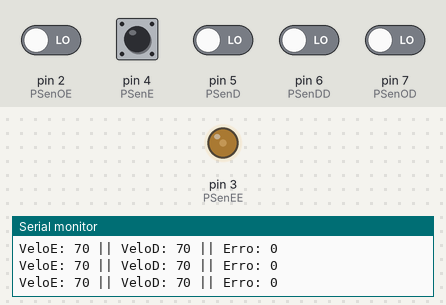
The sketch below on a simulated Arduino Uno, built with avr-gcc and run on an emulated ATmega328P. Shown: output pins drawn as LEDs (lit = HIGH), the last lines printed to the serial monitor. Inputs (shaded band) come from the test bench; at power-on: pin 2 (PSenOE), pin 4 (PSenE), pin 5 (PSenD), pin 6 (PSenDD), pin 7 (PSenOD) LOW.

Above: at 1.2 s.
1.3 s: pin 6 (PSenDD) driven HIGH
At 1.9 s:
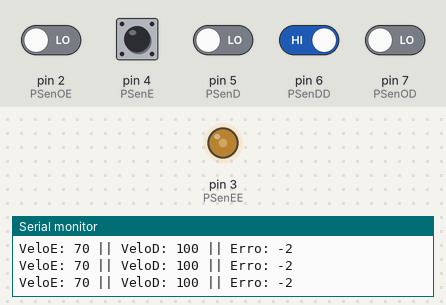
4.3 s: pin 5 (PSenD) driven HIGH
At 5.4 s:
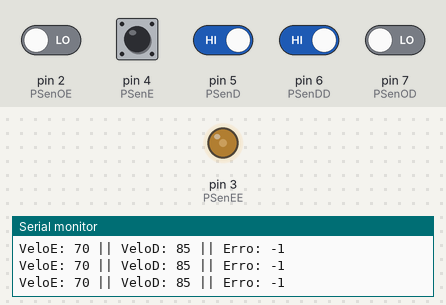
7.3 s: pin 4 (PSenE) driven HIGH and pin 6 (PSenDD) driven LOW
At 8.6 s:
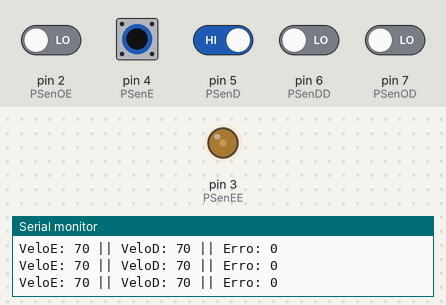
10.3 s: pin 4 (PSenE) driven LOW
At 11.6 s:
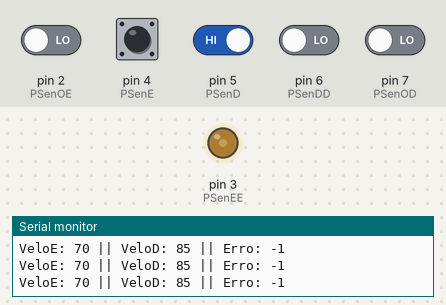
13.3 s: pin 4 (PSenE) driven HIGH
At 13.6 s:
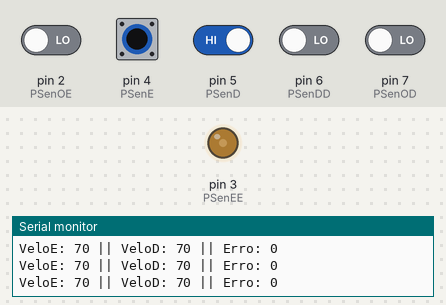
16.3 s: pin 4 (PSenE) pulsed LOW 2 times (0.12 s each, 0.3 s apart)
At 16.56 s:
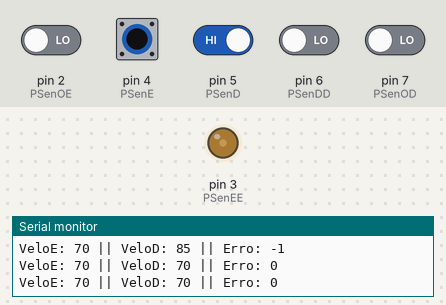
Timing chart, 0 to 19.3 s (numbered marks = the images above; inputs shaded):
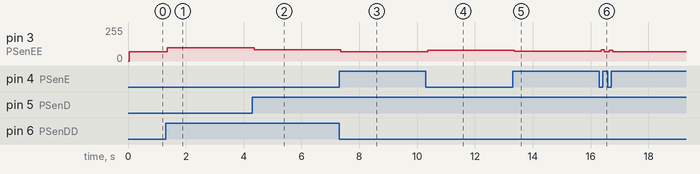

Measured:
- after the input at 1.3 s, pin 3 (PSenEE): 70/255 → 100/255 after 0.06 s
- after the input at 4.3 s, pin 3 (PSenEE): 100/255 → 85/255 after 0.06 s
- after the input at 7.3 s, pin 3 (PSenEE): 85/255 → 70/255 after 0.06 s
- after the input at 10.3 s, pin 3 (PSenEE): 70/255 → 80/255 after 0.06 s
- after the input at 13.3 s, pin 3 (PSenEE): 80/255 → 73/255 after 0.06 s
- after the input at 16.3 s, pin 3 (PSenEE): 73/255 → 85/255 after 0.06 s, → 70/255 0.12 s later, → 82/255 0.16 s later, → 70/255 0.12 s later

The sketch:

VISUALISER.ino
```cpp
#define PSenOE 2
#define PSenEE 3
#define PSenE 4
#define PSenD 5
#define PSenDD 6
#define PSenOD 7

#define Preto 0
#define Branco 1

/*
motores
*/
#define ENA 3
#define IN1 3
#define IN2 3

#define IN3 3 // motor direito
#define IN4 3
#define ENB 3
/*
pid
*/
#define Kp 15
#define Ki 0
#define Kd 0
int P = 0, I = 0, D = 0, PID = 0;
int erro = 0,erroA = 0;

int PWM = 70;
int VeloE = 0, VeloD = 0; // variaveis de velocidade que vai mandar para o motor corrigido
int SenOE, SenEE,SenE, SenD, SenDD, SenOD;
void Leitura(){
  SenOE = digitalRead(PSenOE);
  SenEE = digitalRead(PSenEE);
  SenE = digitalRead(PSenE);
  SenD = digitalRead(PSenD);
  SenDD = digitalRead(PSenDD);
  SenOD = digitalRead(PSenOD);
  //Serial.println(String(SenOE) + " "+ String(SenEE) + " "+ String(SenE) + " "+ String(SenD) +" "+ String(SenDD) + " "+ String(SenOD ) );

}
void CalculaErro(){
  if ((SenEE == Preto) && (SenE == Preto) && (SenD == Preto)&& (SenDD == Branco)){erro = -2;}
  else if ((SenEE == Preto) && (SenE == Preto) && (SenD == Branco) && (SenDD == Branco)){erro = -1.5;}
  else if ((SenEE == Preto) && (SenE == Preto) && (SenD == Branco) && (SenDD == Preto)){erro = -1;}

  else if((SenEE == Preto) && (SenE == Preto) && (SenD == Preto)&& (SenDD == Preto) ){erro = 0;}
  else if ((SenEE == Preto) && (SenE == Branco) && (SenD == Branco) && (SenDD == Preto)){erro = 0;}

  else if ((SenEE == Preto) && (SenE == Branco) && (SenD == Preto) && (SenDD == Preto)){erro = 1;}
  else if ((SenEE == Branco) && (SenE == Branco) && (SenD ==  Preto)&& (SenDD ==  Preto) ){erro = 1.5;}
  else if ((SenEE == Branco) && (SenE == Preto) && (SenD == Preto) && (SenDD ==  Preto)){erro = 2;}
}
void CalculaPID() {
  P = erro * Kp;

  // Limita a parte integrativa (anti-windup)
  I = I + erro;
  if (I > 255) {I = 255;}
  else if (I < -255) {I = -255;}

  // Verifique se o sinal do erro mudou de positivo para negativo
  if ((erro >= 0 && erroA < 0) || (erro < 0 && erroA >= 0)) {I = 0;} // Zere a parte integrativa quando o sinal do erro muda
  D = erro - erroA;
  PID = P + (Ki * I) + (Kd * D);
  erroA = erro;
}
void Seguir() {
  CalculaErro();
  CalculaPID();

  if (PID >= 0) {   // Esq
    VeloE = PWM - PID;
    VeloD = PWM;
  } else {    // Dir
    VeloE = PWM;
    VeloD = PWM - PID;
  }

  if (VeloD < 0) {VeloD = 0;} // n deixa ele ser negativo
  if (VeloE < 0) {VeloE = 0;} // n deixa ele ser negativo
  digitalWrite(IN1, HIGH);
  digitalWrite(IN2, LOW);
  analogWrite(ENA, VeloE);

  // Motor_D
  digitalWrite(IN3, HIGH);
  digitalWrite(IN4, LOW);
  analogWrite(ENB, VeloD);

  Serial.println("VeloE: " + String(VeloE) + " || VeloD: " + String(VeloD) + " || Erro: " + String(erro));
}
void setup() {
  //Sensores
  pinMode(PSenOE,INPUT);
  pinMode(PSenEE,INPUT);
  pinMode(PSenE,INPUT);
  pinMode(PSenD,INPUT);
  pinMode(PSenDD,INPUT);
  pinMode(PSenOD,INPUT);
  Serial.begin(9600);
}
void loop() {
  Leitura();
  Seguir();
}
```
